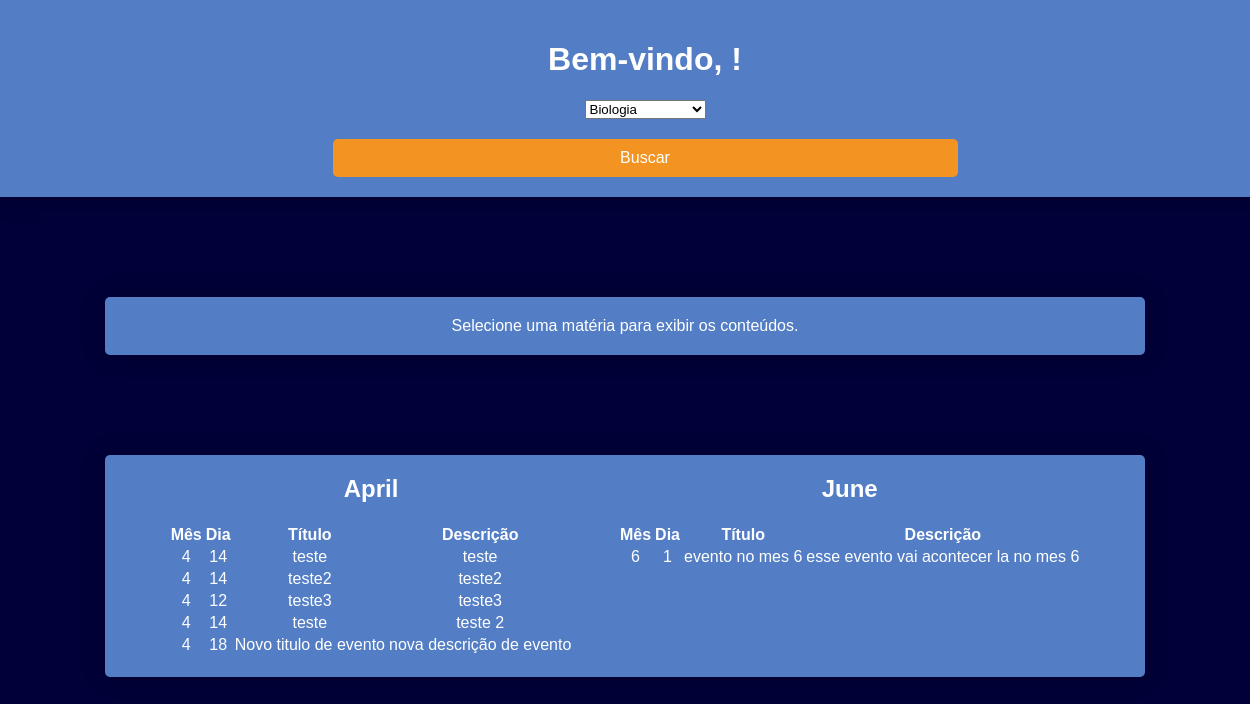
The app's page /html/aluno/index.php with its own data.
### tables this page shows
CREATE TABLE eventos (
    id INTEGER PRIMARY KEY AUTOINCREMENT,
    ano INTEGER NOT NULL,
    mes INTEGER NOT NULL,
    dia INTEGER NOT NULL,
    titulo TEXT NOT NULL,
    descricao TEXT NOT NULL,
    criado_por TEXT NOT NULL
);

### php/lista_materias_aluno.php (called while the page is built)
<?php
include('conexao.php');
$stmt = $pdo->prepare('SELECT materia FROM conteudos');
$stmt->execute();
$materias = $stmt->fetchAll(PDO::FETCH_ASSOC);
?>

### php/lista_eventos.php (the view, shortened to what this page needs)
<?php
include_once('conexao.php');
$mes_atual = date('m');
$stmt = $pdo->prepare('SELECT * FROM eventos WHERE mes >= ?');
$stmt->execute([$mes_atual]);
$eventos = $stmt->fetchAll();
if (empty($eventos)) {
    echo 'Nenhum evento encontrado.';
} else {
    $eventos_por_mes = [];
    foreach ($eventos as $evento) {
        $mes = ucfirst(strftime('%B', strtotime("$evento[ano]-$evento[mes]-01")));
        $eventos_por_mes[$mes][] = $evento;
    }
    echo '<div class="eventos-container">';
    foreach ($eventos_por_mes as $mes => $eventos_mes) {
        echo '<div class="evento-mes">';
        echo "<h2>$mes</h2>";
        echo '<table class="evento-tabela">';
        echo '<thead>';
        echo '<tr>';
        echo '<th>Mês</th>';
        echo '<th>Dia</th>';
        echo '<th>Título</th>';
        echo '<th>Descrição</th>';
        echo '</tr>';
        echo '</thead>';
        echo '<tbody>';
        foreach ($eventos_mes as $evento) {
            echo '<tr>';
            echo "<td>$evento[mes]</td>";
            echo "<td>$evento[dia]</td>";
            echo "<td>$evento[titulo]</td>";
            echo "<td>$evento[descricao]</td>";
            echo '</tr>';
        }
        echo '</tbody>';
        echo '</table>';
        echo '</div>';
    }
    echo '</div>';
}
$saida = ob_get_clean();
echo $saida;
?>

### html/aluno/index.php (shortened to what this page needs)
<?php
include('../../php/lista_materias_aluno.php');
?>
<!DOCTYPE html>
<html lang="pt-br">
<head>
    <link rel="stylesheet" href="../../css/aluno.css">
    <link rel="stylesheet" href="../../css/geral.css">
</head>
<body>
    <header>
        <h1><?php echo 'Bem-vindo, ' . $_SESSION['usuario'] . '!'; ?></h1>
        <section>
            <form action=# method="GET">
                <select name="materia" id="materia">
                <?php foreach ($materias as $materia): ?>
                    <option value="<?php echo $materia['materia']; ?>"><?php echo $materia['materia']; ?></option>
                <?php endforeach; ?>
                </select><br>
                <input type="submit" value="Buscar">
            </form>
        </section>
    </header>
    <main>        <?php
        if (isset($_GET['materia'])) {
            while ($conteudos = $stmt->fetch(PDO::FETCH_ASSOC)) {
                echo '<h3>' . $conteudos['titulo'] . '</h3>';
                echo '<p>Professor: ' . $conteudos['nome'] . ' | '  . $conteudos['materia'] . '</p>';
                echo '<p>Descrição: ' . $conteudos['conteudo'] . '</p>';
                echo '<hr>';
            }
        } else {
            echo 'Selecione uma matéria para exibir os conteúdos.';
        }
        ?>
        </main>
        <section class="eventos">
        <?php
            include('../../php/lista_eventos.php');
        ?>
        </section>
</body>
</html>

### css/aluno.css (style rules this page uses)
main, .eventos-container { width: 80%; background-color: #537ec5; margin: 0 auto; margin-top: 100px; border-radius: 5px; padding: 20px; text-align: center; box-shadow: 0px 0px 25px rgba(0, 0, 0, 0.2); }
.eventos-container { display: flex; justify-content: space-evenly; }
h2 { margin-top: 0; font-weight: bold; }
input[type="submit"] { width: 50%; background-color: #f39422; color: #fff; border: none; border-radius: 5px; padding: 10px; font-size: 16px; margin-top: 20px; cursor: pointer; }

### css/geral.css (style rules this page uses)
body { background-color: #010038; font-family: Arial, Helvetica, sans-serif; color: #fff; margin: 0 auto; }
header { width: 100%; background-color: #537ec5; margin: 0 auto; padding: 20px; text-align: center; box-shadow: 0px 0px 25px rgba(0, 0, 0, 0.2); }

### records on screen
eventos: mes "4", dia "14", titulo "teste", descricao "teste"
eventos: mes "4", dia "14", titulo "teste2", descricao "teste2"
eventos: mes "4", dia "12", titulo "teste3", descricao "teste3"
eventos: mes "4", dia "14", titulo "teste", descricao "teste 2"
eventos: mes "4", dia "18", titulo "Novo titulo de evento", descricao "nova descrição de evento"
eventos: mes "June", mes "6", dia "1", titulo "evento no mes 6", descricao "esse evento vai acontecer la no mes 6"

### other values on screen
$mes "April"
form field materia "Biologia"
